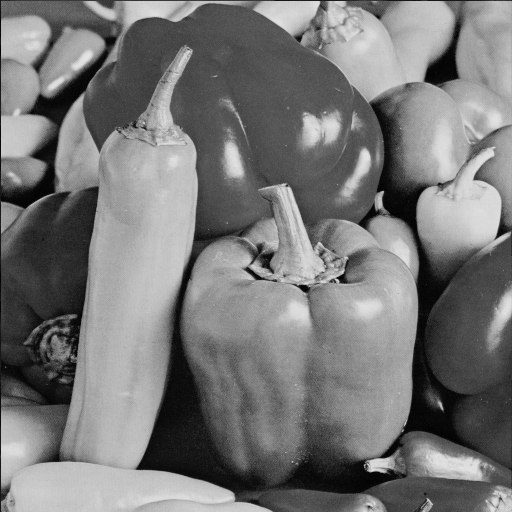
#> input picture images/peppers-512.png, 512 x 512 px
$ python q2_2.py
#> lines starting #> are read from the running program, lines starting #| are printed output that depends on the picture
### q2_1.py
import cv2
import matplotlib.pyplot as plt

def histo(img_gray, plot_color=None) -> None:
    # Compute histogram
    hist = cv2.calcHist(images=[img_gray],
                        channels=[0],
                        mask=None,
                        histSize=[256],
                        ranges=[0,256])

    # Plot histogram
    if plot_color:
        plt.hist(img_gray.ravel(), 256, [0,256], color=plot_color)
        # plt.plot(hist, color=plot_color)
    else:
        plt.hist(img_gray.ravel(), 256, [0,256])
        # plt.plot(hist)
    plt.xlabel("Gray levels [0-255]")
    plt.ylabel("Number of pixels")

# [6 lines that do not run on import are left out]

### q2_2.py
import cv2
import matplotlib.pyplot as plt

from q2_1 import histo


def main():
    img_gray = cv2.imread("images/peppers-512.png", cv2.IMREAD_GRAYSCALE)
#> img_gray is the input picture: shape (512, 512); min 0, max 230, mean 119.3
    img_gray_equalized = cv2.equalizeHist(img_gray)
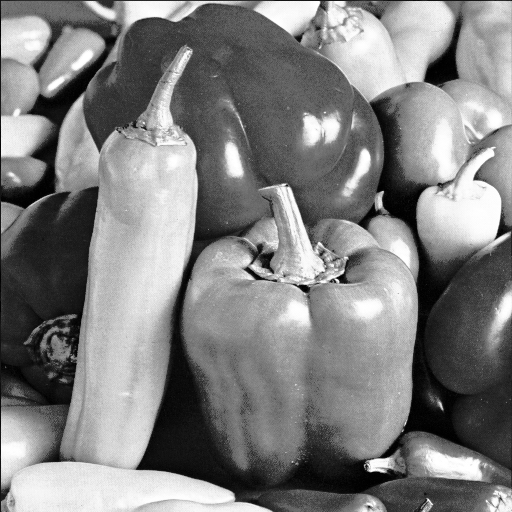
#> img_gray_equalized: shape (512, 512); min 0, max 255, mean 128.2
    histo(img_gray)
#> in histo, `hist = cv2.calcHist(images=[img_gray], channels=[0], mask=None, histSi..`: hist = 256 values, max 2485 at index 81, min 0 at index 231, mean 1024
    histo(img_gray_equalized)

    cv2.namedWindow("Original image")
    cv2.imshow("Original image", img_gray)
    cv2.namedWindow("Equalized image")
    cv2.imshow("Equalized image", img_gray_equalized)
    cv2.imwrite("images/peppers-512-eq.png", img_gray_equalized)
    plt.show()
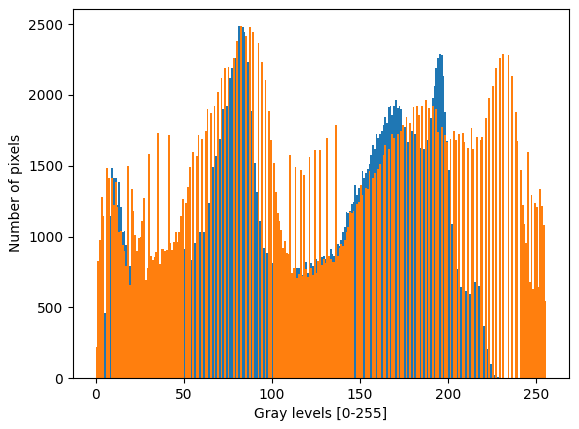
#> figure drawn by matplotlib, 1 panel; tallest bar 2485 high, from x = 81 to 82; tallest bar 2485 high, from x = 82 to 83


if __name__ == "__main__":
    try:
        main()
    finally:
        cv2.destroyAllWindows()
